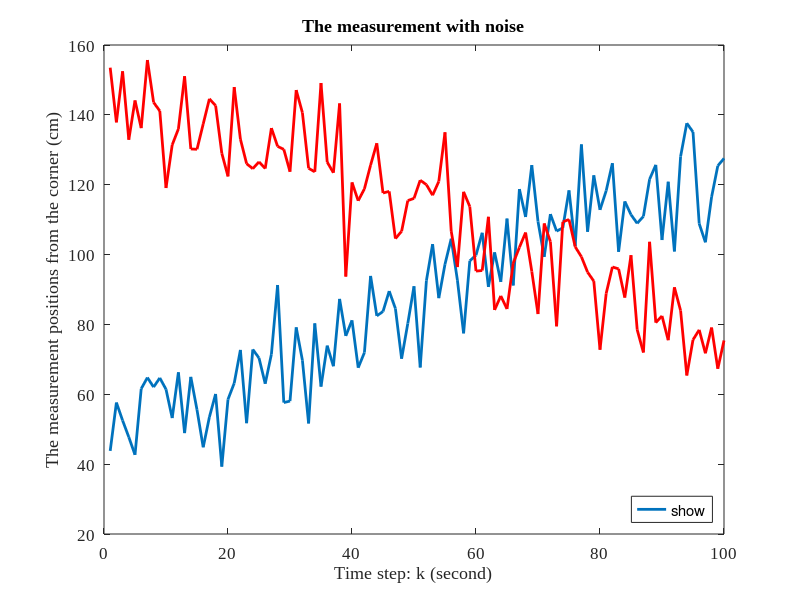
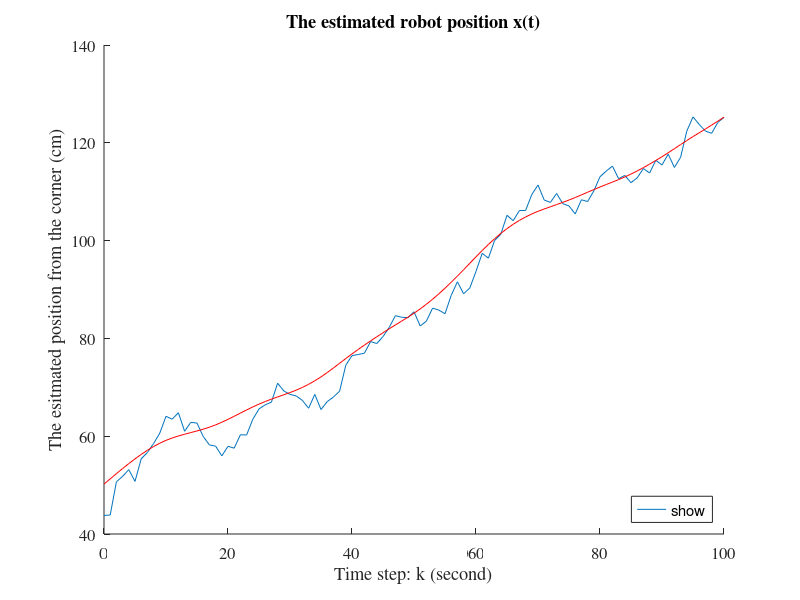
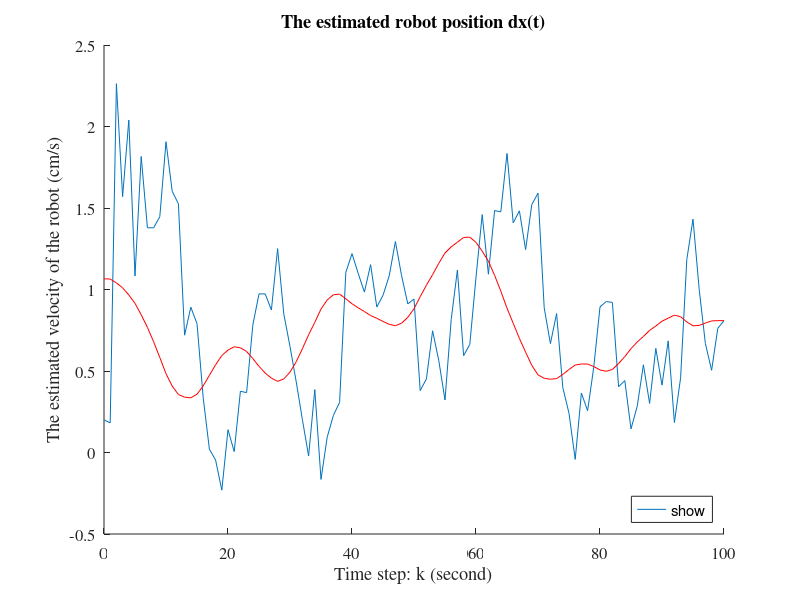
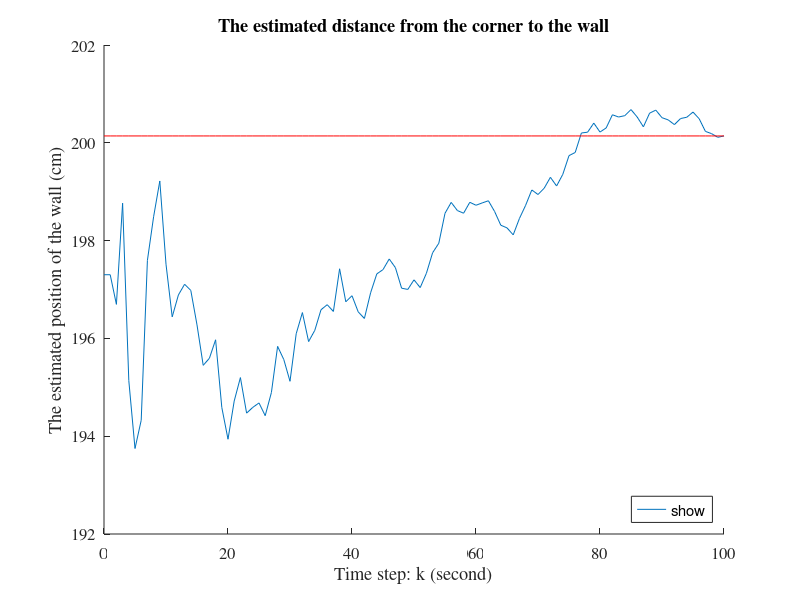

Recreate these plots in MATLAB, in order.
%% HW7
% -------------------------
% CMPE 245 - Spring, 2016
% Chien-Pin Chen
% 05/27/2016
% MATLAB script for HW7
% --------------------------
clear all;
% measurement data and plot them on one figure
load robotMes.mat;

% plotting the measurement 
plot(y(1,:), 'LineWidth', 2, 'DisplayName','y_1 (k) The position of the robot');
hold on
plot(y(2,:), 'r', 'LineWidth', 2, 'DisplayName','y_2 (k) The position of the wall');
set(gca, 'fontsize', 12, 'FontName','Times New Roman');
title('The measurement with noise');
xlabel ('Time step: k (second)');
ylabel ('The measurement positions from the corner (cm)');
legend('show', 'Location', 'SouthEast');

% setting initial x_0, P_0 
%x_0 = [40; 0; 200]; % my first guess. (integer according y1(0) and y2(0))
x_0 = [y(1,1); 0.2; y(1,1)+y(2,1)]; % more reasoning guess (after course)
% P_0 = [10 0 0;
%         0 0 0;    % my first guess. (set as variance of the measurement 
%         0 0 10];  % for P11 P33. and set others as zeros)
P_0 = [10 0 10;
        0 1 0;
        10 0 10*2];
    
% setting some constant matrix in kalman filter (phi, gamma, H, R, Q)
phi = [1 1 0;
       0 1 0;
       0 0 1];
ga = [0 0.1 0]';
%u = [ 0 0.8 0]';
Q = 1;

H = [1 0 0;
    -1 0 1];
R = [10 0;
     0 10];

% array to compute E{x_k} and P_k 
Ex_k = zeros(3, length(y)+1);
P_k = zeros(3, 3, length(y)+1);
 
% array to storge E{x_k}(-) and P_k(-) before update (prior)
Ex_kn = zeros(3, length(y)+1);
P_kn = zeros(3, 3, length(y)+1);
 
% array to storge E{x_k}(+) and P_k(+) after update (posterior) 
Ex_kp = zeros(3, length(y)+1);
P_kp = zeros(3, 3, length(y)+1);

% array to storage E{x_k} and P_k before and after update
Ex_arr = zeros(3, 2*length(y)+1);
P_arr = zeros(3, 3, 2*length(y)+1);
K_arr = zeros(3,2,length(y));   % storage KF Gain (for trends)

% Do forward kalman filter to compute estimation and the varinace
Ex_k(:,1) = x_0;
P_k(:,:,1) = P_0;
Ex_kn(:,1) = x_0;
P_kn(:,:,1) = P_0;
Ex_kp(:,1) = x_0;
P_kp(:,:,1) = P_0;
Ex_arr(:,1) = x_0;
P_arr(:,:,1) = P_0;
for k=1: length(y)
    % prediction (prior)
    Ex_k(:,k+1) = phi* Ex_k(:,k);
    P_k(:,:,k+1) = phi*P_k(:,:,k)*phi' + ga*Q*ga';
    
    Ex_arr(:,k*2) = Ex_k(:,k+1);
    P_arr(:,:,k*2) = P_k(:,:,k+1);
    Ex_kn(:,k+1) = Ex_k(:,k+1);
    P_kn(:,:,k+1) = P_k(:,:,k+1);
    
    % observation

    % update and compute K and P(+) (posterior)
    K = P_k(:,:,k+1) * H'* inv(H*P_k(:,:,k+1)*H'+R);
    P_k(:,:,k+1) = (eye(3) - K*H)*P_k(:,:,k+1);
    
    Ex_k(:,k+1) = Ex_k(:,k+1) + K*(y(:,k) - H*Ex_k(:,k+1));
    
    K_arr(:,:,k) = K;
    Ex_arr(:,k*2+1) = Ex_k(:,k+1);
    P_arr(:,:,k*2+1) = P_k(:,:,k+1);
    Ex_kp(:,k+1) = Ex_k(:,k+1);
    P_kp(:,:,k+1) = P_k(:,:,k+1);
end


% Do kalman smoother
% array to compute E{x_k} and P_k 
Ex_ks = zeros(3, length(y)+1);
P_ks = zeros(3, 3, length(y)+1);

Ex_ks(:,1) = x_0;
P_ks(:,:,1) = P_0;

Ex_ks(:, end) = Ex_kp(:, end);
P_ks(:,:, end) = P_kp(:, :, end);

for k = length(y):-1:1
    A_k = P_kp(:, :, k)*phi'*inv(P_kn(:, :, k+1));
    
    Ex_ks(:,k) = Ex_kp(:,k) + A_k*( Ex_ks(:,k+1) - Ex_kn(:,k+1) );
    P_ks(:,:,k) = P_kp(:,:,k) + A_k*( P_ks(:,:,k+1) - P_kn(:,:,k+1) )*A_k';
end


% plot the result of the forward Kalman fillter and RTS backward 
% iterations for the robot position
t = (0:1:100);
f1 = figure;        % delcare an empty canvas
h_f1 = gca;         % get handle value (pointer) of above canvs
set(h_f1, 'fontsize', 12, 'FontName','Times');
set(h_f1,'NextPlot', 'add');
title('The estimated robot position x(t)');
xlabel('Time step: k (second)');
ylabel ('The esitmated position from the corner (cm)');

plot(h_f1, t, Ex_kp(1,:), 'DisplayName','Forward: E\{x1\}');
plot(h_f1, t, Ex_ks(1,:), 'r', 'DisplayName','RTS: E\{x1\}');
legend('show', 'Location', 'SouthEast');

% plot the result of the forward Kalman fillter and RTS backward 
% iterations for the robot velocity
f2 = figure;        % delcare an empty canvas
h_f2 = gca;         % get handle value (pointer) of above canvs
set(h_f2, 'fontsize', 12, 'FontName','Times');
set(h_f2,'NextPlot', 'add');
title('The estimated robot position dx(t)');
xlabel('Time step: k (second)');
ylabel ('The estimated velocity of the robot (cm/s)');

plot(h_f2, t, Ex_kp(2,:), 'DisplayName','Forward: E\{x2\}');
plot(h_f2, t, Ex_ks(2,:), 'r', 'DisplayName','RTS: E\{x2\}');
legend('show', 'Location', 'SouthEast');

% plot the result of the forward Kalman fillter and RTS backward 
% iterations for the wall position
f3 = figure;        % delcare an empty canvas
h_f3 = gca;         % get handle value (pointer) of above canvs
set(h_f3, 'fontsize', 12, 'FontName','Times');
set(h_f3,'NextPlot', 'add');
title('The estimated distance from the corner to the wall');
xlabel('Time step: k (second)');
ylabel ('The estimated position of the wall (cm)');
plot(h_f3, t, Ex_kp(3,:), 'DisplayName','Forward: E\{x3\}');
plot(h_f3, t, Ex_ks(3,:), 'r', 'DisplayName','RTS: E\{x3\}');
legend('show', 'Location', 'SouthEast');

% plot the variance of the robot position from Kalman filter and Kalman smoother.
var_x1p = reshape(P_kp(1,1,:), 1, []);
var_x1s = reshape(P_ks(1,1,:), 1, []);
f4 = figure;        % delcare an empty canvas
h_f4 = gca;         % get handle value (pointer) of above canvs
set(h_f4, 'fontsize', 12, 'FontName','Times');
set(h_f4,'NextPlot', 'add');
title('The vairance of the robot position from Kalman filter and smoother');
xlabel('Time step: k (second)');
ylabel ('The vairance of the robot position (cm)');
xlim([-1, 100]);
plot(h_f4, t, var_x1p, 'DisplayName','Forward: var\{x1\}');
plot(h_f4, t, var_x1s, 'r', 'DisplayName','RTS: var\{x1\}');
legend('show', 'Location', 'NorthEast');
